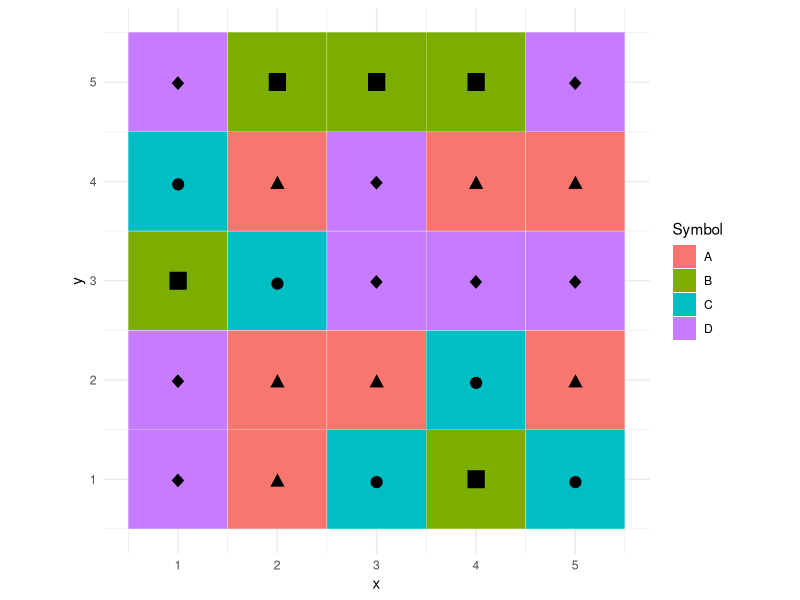

The R source for this figure:
library(ggplot2)

# Your data
data <- data.frame(
  x = rep(1:5, 5),
  y = rep(1:5, each = 5),
  symbol = sample(c("A", "B", "C", "D"), 25, replace = TRUE)
)

# Create a named vector for symbol mapping
symbol_map <- c(
  A = "▲",
  B = "■",
  C = "●",
  D = "◆"
)

# Plot
ggplot(data, aes(x, y)) +
  geom_tile(aes(fill = symbol), color = "white") +
  geom_text(aes(label = symbol_map[symbol]), size = 6) +
  scale_fill_discrete(name = "Symbol") +
  coord_equal() +
  theme_minimal()